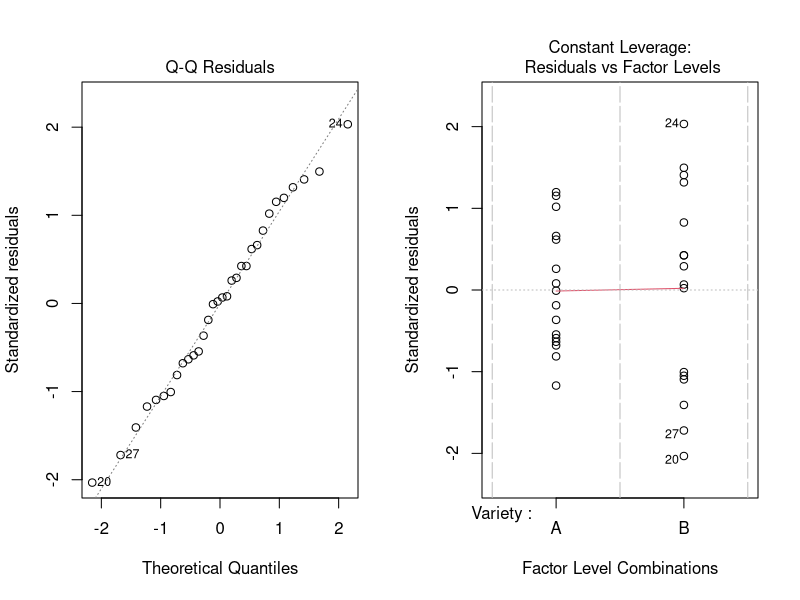

Reproduce this figure in R.
## ---- chunk 1
# This loads the data for this question
data_1 <- read.csv('wheat_roots.csv',stringsAsFactors = TRUE)
# This prints a summary of the data table
str(data_1)
## ---- chunk 2
Variety_A <- data_1$Root_length[data_1$Variety == 'A']
Variety_B <- data_1$Root_length[data_1$Variety == 'B']
## ---- chunk 3
mean_A <- mean(Variety_A)
mean_B <- mean(Variety_B)
difference <- mean_A - mean_B
difference
## ---- chunk 4
var_A = var(Variety_A)
var_B = var(Variety_B)
pooled_var <- (var_A + var_B)/2
SED <- sqrt(pooled_var/16 + pooled_var/16)
SED
## ---- chunk 5
tc = qt(0.1/2,df = 2*(16-1),lower.tail=F)
c(difference -tc * SED, difference + tc*SED)
## ---- chunk 6
2*pt(difference/SED,df = 2*(16-1),lower.tail=F)
# or more completely:
pt(-abs(difference/SED),df = 2*(16-1),lower.tail = T) + pt(abs(difference/SED),df = 2*(16-1),lower.tail = F)
## ---- chunk 7
library(emmeans)
model_1 <- lm(Root_length~Variety,data = data_1)
means_model1 <- emmeans(model_1,specs = 'Variety')
differences_model1 <- contrast(means_model1,method = 'pairwise')
summary(differences_model1,level = 0.9,infer=T)
## ---- chunk 8
par(mfrow=c(1,2))
plot(model_1,which = c(2,5))
## ---- chunk 9
# see: ?power.t.test
power.t.test(n=16,delta = 3,sig.level = 0.1,sd = 2.5,alternative = 'two.sided')
## ---- chunk 10
pop_sd = NA
delta = c(1,2,4,8,16)
reps = c(NA,NA,NA,NA,NA)

# Here's a hit at how to calculate the sample size for the first delta
# reps[1] <- power.t.test(n = ?,  # make sure to fill in ALL of the ?
#                         delta = delta[1],
#                         sd = 5,
#                         sig.level = ?,
#                         power = ?,
#                         type = ?,
#                         alternative = ?
#                           )$n

reps[1] <- power.t.test(n = NULL,  # make sure to fill in ALL of the ?
                        delta = delta[1],
                        sd = 4,
                        sig.level = 0.01,
                        power = 0.9,
                        type = 'two.sample',
                        alternative = 'two.sided'
                          )$n
reps[2] <- power.t.test(n = NULL,  # make sure to fill in ALL of the ?
                        delta = delta[2],
                        sd = 4,
                        sig.level = 0.01,
                        power = 0.9,
                        type = 'two.sample',
                        alternative = 'two.sided'
                          )$n
reps[3] <- power.t.test(n = NULL,  # make sure to fill in ALL of the ?
                        delta = delta[3],
                        sd = 4,
                        sig.level = 0.01,
                        power = 0.9,
                        type = 'two.sample',
                        alternative = 'two.sided'
                          )$n
reps[4] <- power.t.test(n = NULL,  # make sure to fill in ALL of the ?
                        delta = delta[4],
                        sd = 4,
                        sig.level = 0.01,
                        power = 0.9,
                        type = 'two.sample',
                        alternative = 'two.sided'
                          )$n
reps[5] <- power.t.test(n = NULL,  # make sure to fill in ALL of the ?
                        delta = delta[5],
                        sd = 4,
                        sig.level = 0.01,
                        power = 0.9,
                        type = 'two.sample',
                        alternative = 'two.sided'
                          )$n

# Here we make a table of the results. Note that we standardize the deltas by the population SD
ans_4.4 <- data.frame(delta,reps)
ans_4.4
